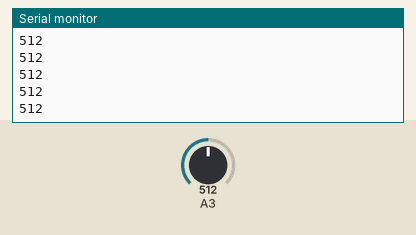
A sketch run on a simulated Arduino Uno, built with avr-gcc and run on an emulated ATmega328P. Parts: the last lines printed to the serial monitor. Inputs (shaded band) come from the test bench; at power-on: A3 = 512.

Above: at 1.2 s.
1.3 s: A3 set to 716
At 2.2 s:
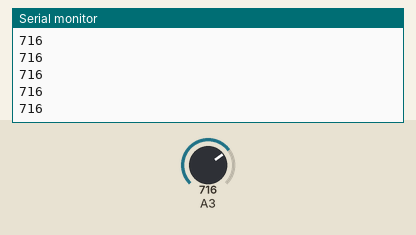
2.8 s: A3 set to 900
At 3.9 s:
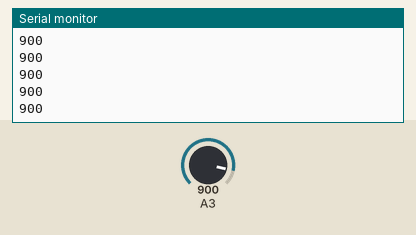
Timing chart, 0 to 5.8 s (numbered marks = the images above; inputs shaded):
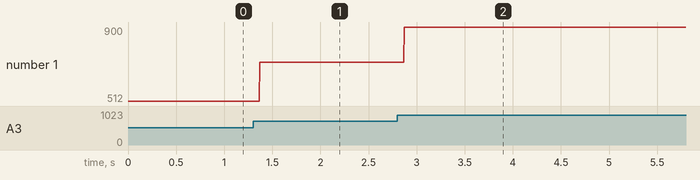

Measured:
- after the input at 1.3 s, the serial monitor: prints a new line after 0.07 s (image 1)
- after the input at 2.8 s, the serial monitor: prints a new line after 0.07 s (image 2)
- plotted number 1: 512 → 716 after the input at 1.3 s, 716 → 900 after the input at 2.8 s

The sketch:

CH5_Example2_OnDemandMode.ino
```cpp
/*
   This program continuously prints out the analog
   value of PC3 through the serial prot
    clock speed: 16MHz
    desired clock speed of ADC is 125kHz
    AVCC as analog reference
    on-demand mode
*/
volatile unsigned char *admux = 0x7C;
volatile unsigned char *adcsra = 0x7A;
volatile unsigned char *adch = 0x79;
volatile unsigned char *adcl = 0x78;

void setup() {
  *admux = 0b01000011; // analog ref refs01, analog source mux 0011
  *adcsra = 0b11000111; //Turn on ADEN, ADSC and ADPS
  Serial.begin(9600);

}
void loop() {
  *adcsra |= 0b01000000; //ADC Start Conversion
  while (((*adcsra) & 0b01000000))
  {
    //wait while start conversion
  }
  int lowbyte = *adcl; //capture low byte
  int highbyte = *adch; // capture high byte
  int value = (highbyte << 8) | lowbyte; // merge them
  Serial.println(value);
}
```
